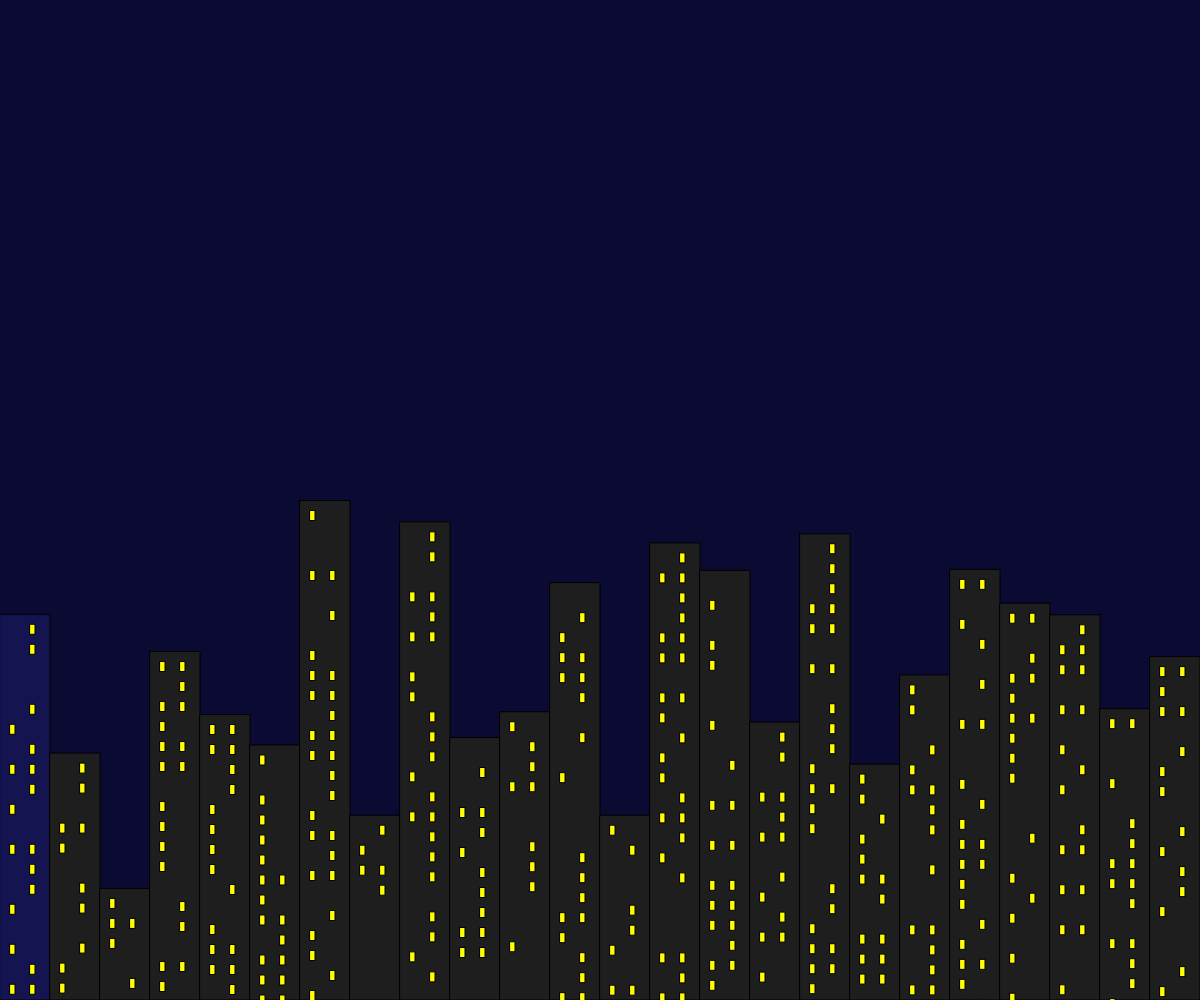
Frame 1 (no input)
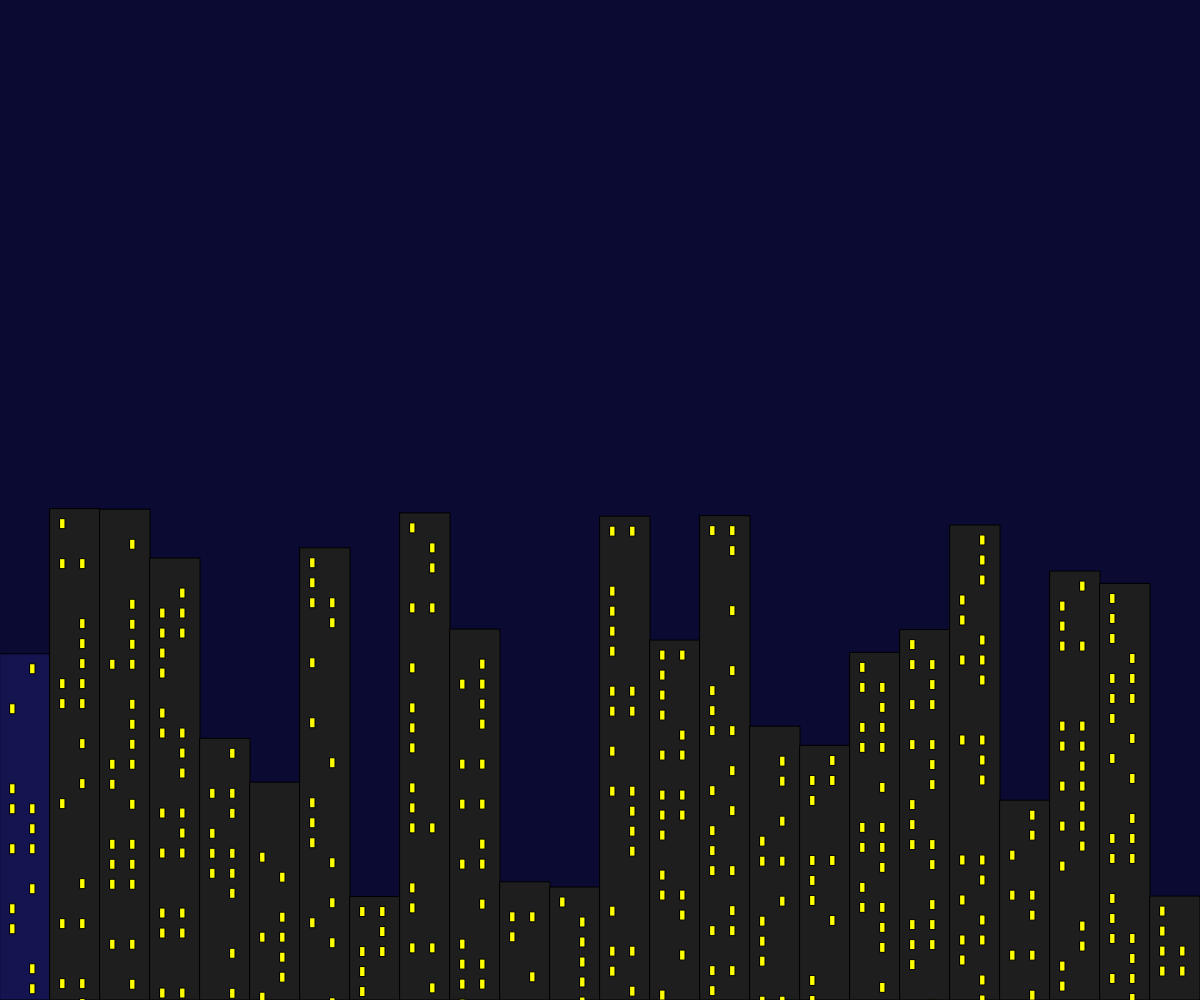
Frame 2 (the mouse pressed at the canvas centre, redrawn once)

The p5.js sketch that drew these frames (run headless with seeded random() and noise() and a simulated clock; the mouse was pressed at the canvas centre and the sketch redrawn once):

// p5.js sketch
// ── sketch.js
function setup() { createCanvas(windowWidth, windowHeight); noLoop(); }
function draw() {
  background(10, 10, 50);
  fill(20, 20, 80);
  for(let x=0; x<width; x+=50) {
    let h = random(100, height/2);
    rect(x, height-h, 50, h);
    fill(255, 255, 0);
    for(let by=height-h+10; by<height; by+=20) {
      if(random() > 0.5) rect(x+10, by, 5, 10);
      if(random() > 0.5) rect(x+30, by, 5, 10);
    }
    fill(30);
  }
}
function windowResized() { resizeCanvas(windowWidth, windowHeight); }
